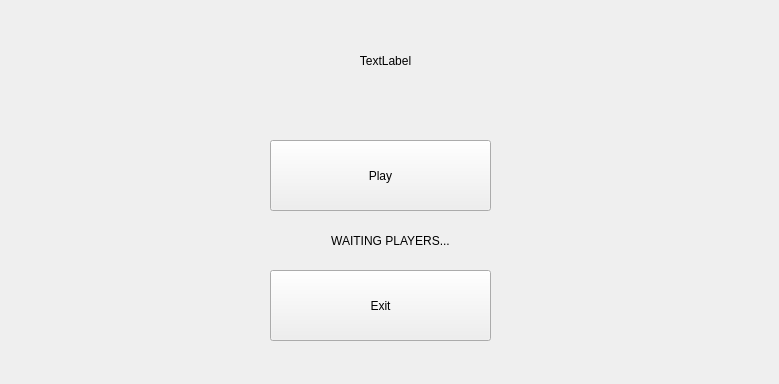
<?xml version="1.0" encoding="UTF-8"?>
<ui version="4.0">
 <class>MainMenu</class>
 <widget class="QMainWindow" name="MainMenu">
  <property name="geometry">
   <rect>
    <x>0</x>
    <y>0</y>
    <width>779</width>
    <height>384</height>
   </rect>
  </property>
  <property name="windowTitle">
   <string>MainWindow</string>
  </property>
  <widget class="QWidget" name="centralwidget">
   <widget class="QPushButton" name="Play">
    <property name="geometry">
     <rect>
      <x>270</x>
      <y>140</y>
      <width>221</width>
      <height>71</height>
     </rect>
    </property>
    <property name="text">
     <string>Play</string>
    </property>
   </widget>
   <widget class="QPushButton" name="Exit">
    <property name="geometry">
     <rect>
      <x>270</x>
      <y>270</y>
      <width>221</width>
      <height>71</height>
     </rect>
    </property>
    <property name="text">
     <string>Exit</string>
    </property>
   </widget>
   <widget class="QLabel" name="label">
    <property name="geometry">
     <rect>
      <x>190</x>
      <y>130</y>
      <width>401</width>
      <height>221</height>
     </rect>
    </property>
    <property name="styleSheet">
     <string notr="true">
font: 30pt &quot;Noto Sans&quot;;</string>
    </property>
    <property name="text">
     <string>WAITING PLAYERS...</string>
    </property>
    <property name="alignment">
     <set>Qt::AlignCenter</set>
    </property>
   </widget>
   <widget class="QLabel" name="Title">
    <property name="geometry">
     <rect>
      <x>190</x>
      <y>10</y>
      <width>391</width>
      <height>101</height>
     </rect>
    </property>
    <property name="text">
     <string>TextLabel</string>
    </property>
    <property name="alignment">
     <set>Qt::AlignCenter</set>
    </property>
   </widget>
  </widget>
 </widget>
 <resources/>
 <connections/>
</ui>
